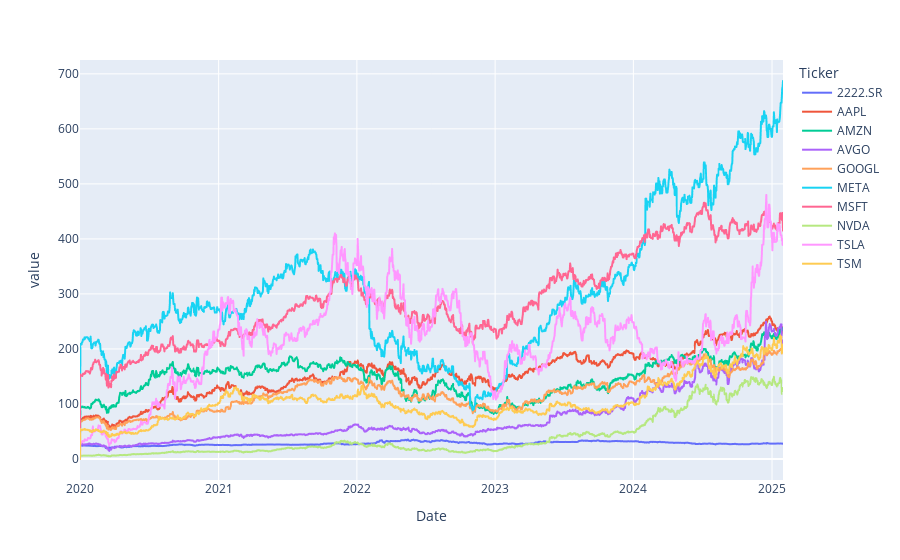

Notebook code for this chart:
### Code cell
data.plot()

### Figure 1 — Plotly figure (JSON) as saved in the notebook; plotly's stock layout.template omitted (floating-point values rounded to 4 significant figures; data arrays with more than 128 entries replaced by an {"elided": "..."} marker saying what was removed)
{"data": [{"hovertemplate": "Ticker=2222.SR<br>Date=%{x}<br>value=%{y}<extra></extra>", "legendgroup": "2222.SR", "line": {"color": "#636efa", "dash": "solid"}, "marker": {"symbol": "circle"}, "mode": "lines", "name": "2222.SR", "showlegend": true, "type": "scattergl", "x": {"elided": "1570 str values"}, "xaxis": "x", "y": {"elided": "1570 float values"}, "yaxis": "y"}, {"hovertemplate": "Ticker=AAPL<br>Date=%{x}<br>value=%{y}<extra></extra>", "legendgroup": "AAPL", "line": {"color": "#EF553B", "dash": "solid"}, "marker": {"symbol": "circle"}, "mode": "lines", "name": "AAPL", "showlegend": true, "type": "scattergl", "x": {"elided": "1570 str values"}, "xaxis": "x", "y": {"elided": "1570 float values"}, "yaxis": "y"}, {"hovertemplate": "Ticker=AMZN<br>Date=%{x}<br>value=%{y}<extra></extra>", "legendgroup": "AMZN", "line": {"color": "#00cc96", "dash": "solid"}, "marker": {"symbol": "circle"}, "mode": "lines", "name": "AMZN", "showlegend": true, "type": "scattergl", "x": {"elided": "1570 str values"}, "xaxis": "x", "y": {"elided": "1570 float values"}, "yaxis": "y"}, {"hovertemplate": "Ticker=AVGO<br>Date=%{x}<br>value=%{y}<extra></extra>", "legendgroup": "AVGO", "line": {"color": "#ab63fa", "dash": "solid"}, "marker": {"symbol": "circle"}, "mode": "lines", "name": "AVGO", "showlegend": true, "type": "scattergl", "x": {"elided": "1570 str values"}, "xaxis": "x", "y": {"elided": "1570 float values"}, "yaxis": "y"}, {"hovertemplate": "Ticker=GOOGL<br>Date=%{x}<br>value=%{y}<extra></extra>", "legendgroup": "GOOGL", "line": {"color": "#FFA15A", "dash": "solid"}, "marker": {"symbol": "circle"}, "mode": "lines", "name": "GOOGL", "showlegend": true, "type": "scattergl", "x": {"elided": "1570 str values"}, "xaxis": "x", "y": {"elided": "1570 float values"}, "yaxis": "y"}, {"hovertemplate": "Ticker=META<br>Date=%{x}<br>value=%{y}<extra></extra>", "legendgroup": "META", "line": {"color": "#19d3f3", "dash": "solid"}, "marker": {"symbol": "circle"}, "mode": "lines", "name": "META", "showlegend": true, "type": "scattergl", "x": {"elided": "1570 str values"}, "xaxis": "x", "y": {"elided": "1570 float values"}, "yaxis": "y"}, {"hovertemplate": "Ticker=MSFT<br>Date=%{x}<br>value=%{y}<extra></extra>", "legendgroup": "MSFT", "line": {"color": "#FF6692", "dash": "solid"}, "marker": {"symbol": "circle"}, "mode": "lines", "name": "MSFT", "showlegend": true, "type": "scattergl", "x": {"elided": "1570 str values"}, "xaxis": "x", "y": {"elided": "1570 float values"}, "yaxis": "y"}, {"hovertemplate": "Ticker=NVDA<br>Date=%{x}<br>value=%{y}<extra></extra>", "legendgroup": "NVDA", "line": {"color": "#B6E880", "dash": "solid"}, "marker": {"symbol": "circle"}, "mode": "lines", "name": "NVDA", "showlegend": true, "type": "scattergl", "x": {"elided": "1570 str values"}, "xaxis": "x", "y": {"elided": "1570 float values"}, "yaxis": "y"}, {"hovertemplate": "Ticker=TSLA<br>Date=%{x}<br>value=%{y}<extra></extra>", "legendgroup": "TSLA", "line": {"color": "#FF97FF", "dash": "solid"}, "marker": {"symbol": "circle"}, "mode": "lines", "name": "TSLA", "showlegend": true, "type": "scattergl", "x": {"elided": "1570 str values"}, "xaxis": "x", "y": {"elided": "1570 float values"}, "yaxis": "y"}, {"hovertemplate": "Ticker=TSM<br>Date=%{x}<br>value=%{y}<extra></extra>", "legendgroup": "TSM", "line": {"color": "#FECB52", "dash": "solid"}, "marker": {"symbol": "circle"}, "mode": "lines", "name": "TSM", "showlegend": true, "type": "scattergl", "x": {"elided": "1570 str values"}, "xaxis": "x", "y": {"elided": "1570 float values"}, "yaxis": "y"}], "layout": {"legend": {"title": {"text": "Ticker"}, "tracegroupgap": 0}, "margin": {"t": 60}, "xaxis": {"anchor": "y", "domain": [0, 1], "title": {"text": "Date"}}, "yaxis": {"anchor": "x", "domain": [0, 1], "title": {"text": "value"}}}}
